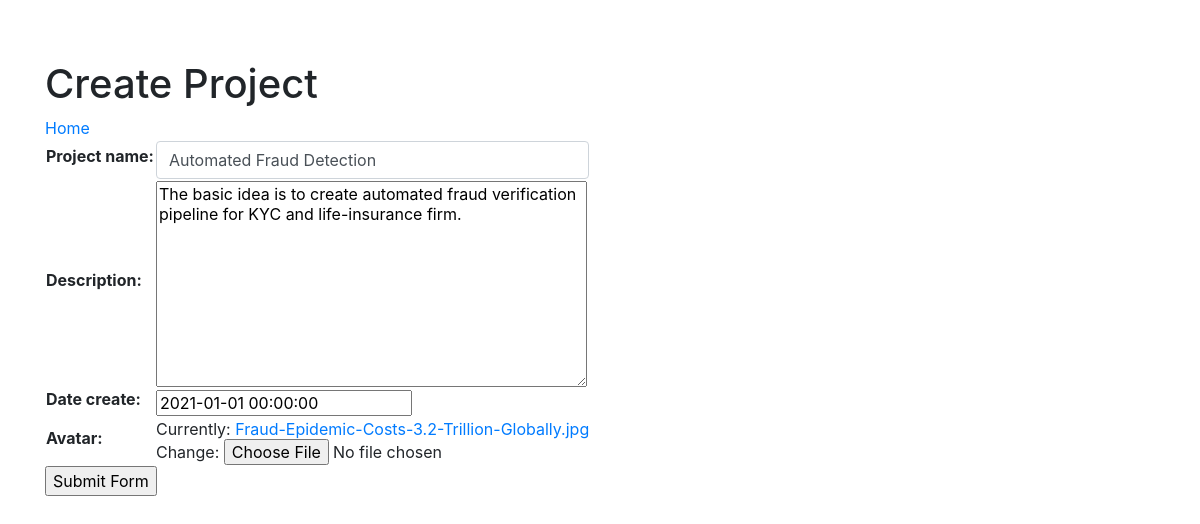
/20/edit, run on the app's committed database.
### project_manager/models.py (models this page shows, shortened)
class Project(models.Model):
    project_name = models.CharField(max_length=200)
    description  = models.TextField()
    create_date  = models.DateTimeField('date create')
    avatar       = models.ImageField()

### project_manager/views.py (the view, shortened to what this page needs)
# urls.py: path('<int:project_id>/edit',views.EditProjectView.as_view(), name='edit_project'),
class EditProjectView(View):
    operating_form   =  ProjectCreateForm
    operating_model  =  Project
    success_url      =  reverse_lazy('project_manager:index')
    template_name    = 'project_manager/create_project.html'
    def get(self, request, project_id):
        row_instance  = self.operating_model.objects.get(id=project_id)
        form_obj      = self.operating_form(instance=row_instance)
        request.session['reverse_project_id'] = project_id
        return render(
            request,
            self.template_name,
            {
                'CreateProjectForm': form_obj
            }
        )

### project_manager/models.py
class ProjectCreateForm(ModelForm):
    project_name = forms.CharField(label='Project name',
                           max_length=100,
                           widget=forms.TextInput(attrs={'class': 'form-control'}))
    class Meta:
        model = Project
        fields = ['project_name', 'description','create_date','avatar']
        widgets = {
            'create_date': DatePickerInput(options={
                    "format": "MM/DD/YYYY", # moment date-time format
                    "showClose": True,
                    "showClear": True,
                    "showTodayButton": True
                })
        }
    def __init__(self, *args, **kwargs):
        super(ProjectCreateForm, self).__init__(*args, **kwargs)
        self.fields["avatar"].required = True

### project_manager/templates/project_manager/create_project.html (shortened to what this page needs)
{% load bootstrap4 %}
{% bootstrap_css %}
<div class="container" style="margin-top: 5%">
    <h1>
        Create Project
    </h1>
        <a href="{% url 'project_manager:index' %}">Home</a>
        <form method="post" enctype="multipart/form-data"  action="{{ request.path }}" >
                <table>
                    {{CreateProjectForm}}
                </table>
            <input type="submit" value="Submit Form"/>
        </form>
</div>

### data on the page
Project: project_name "Automated Fraud Detection", description "The basic idea is to create automated fraud verification pipeline for KYC and life-insurance firm.", create_date "2021-01-01 00:00:00"
